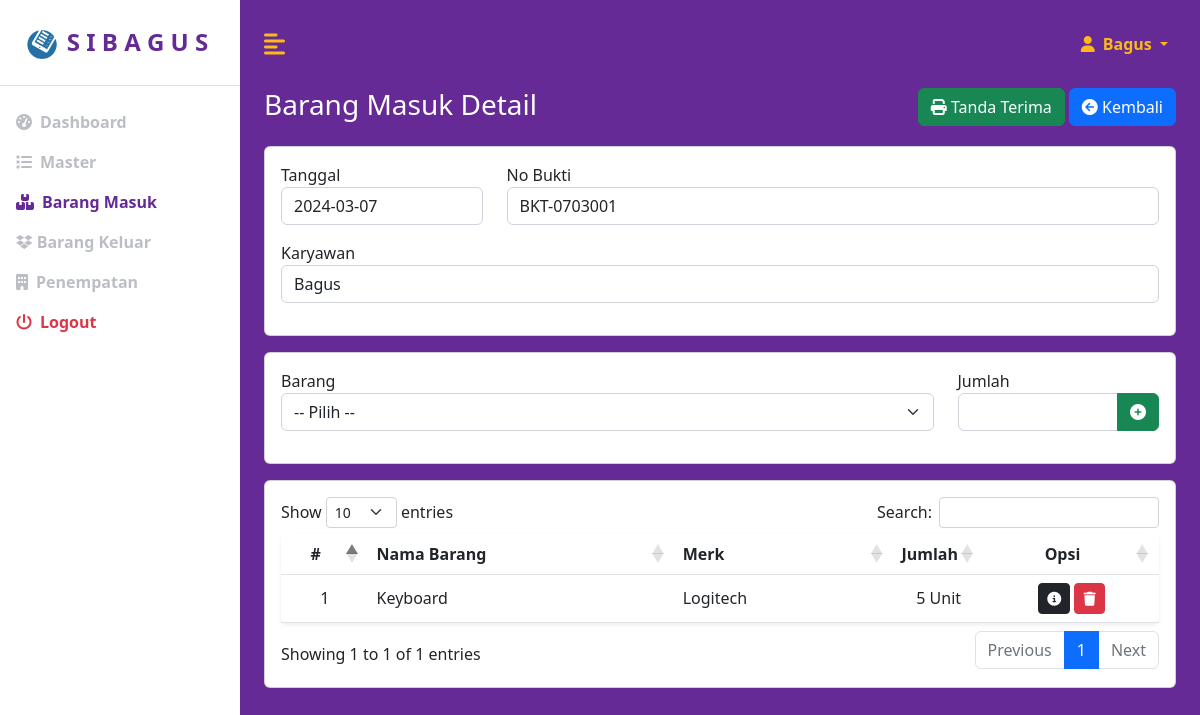
The page /index.php?page=barangmasukdetail&id=16 (signed in) on the database its author committed.
### tables this page shows
CREATE TABLE `barang_masuk` (
  `id` int(11) NOT NULL,
  `tanggal` date NOT NULL,
  `no_bukti` varchar(50) NOT NULL,
  `sumber_dana` varchar(255) DEFAULT NULL,
  `pemasok_id` int(11) DEFAULT NULL,
  `karyawan_id` int(11) NOT NULL
);

CREATE TABLE `karyawan` (
  `id` int(11) NOT NULL,
  `nama_karyawan` varchar(255) NOT NULL,
  `nomor_hp` varchar(255) NOT NULL,
  `alamat` varchar(255) NOT NULL,
  `email` varchar(255) NOT NULL,
  `password` varchar(255) NOT NULL,
  `level` varchar(255) NOT NULL
);

CREATE TABLE `barang_masuk_detail` (
  `id` int(11) NOT NULL,
  `barang_masuk_id` int(11) NOT NULL,
  `barang_id` varchar(20) NOT NULL,
  `jumlah` int(11) NOT NULL,
  `status_kode` varchar(255) NOT NULL
);

CREATE TABLE `barang` (
  `kode_barang` varchar(20) NOT NULL,
  `nama_barang` varchar(255) NOT NULL,
  `merk` varchar(255) NOT NULL,
  `tipe` varchar(255) NOT NULL,
  `qty` int(11) NOT NULL,
  `satuan` varchar(255) NOT NULL,
  `record` timestamp NOT NULL DEFAULT current_timestamp() ON UPDATE current_timestamp()
);

### pages/barangmasuk/barangmasukdetail.php (the view, shortened to what this page needs)
<div id="atas" class="row mb-3">
    <div class="col">
        <div class="row">
            <div class="col-md-6">
                <h3>Barang Masuk Detail</h3>
            </div>
            <div class="col-md-6">
                <a href="?page=barangmasukdata" class="btn btn-primary float-end">
                    <i class="fa fa-arrow-circle-left"></i> Kembali
                </a>
                <a href="report/tandaterima.php?id=<?= $_GET['id'] ?>" class="btn btn-success float-end me-1" target="_blank">
                    <i class="fa fa-print"></i> Tanda Terima
                </a>
            </div>
        </div>
    </div>
</div>
        <?php
        $id = $_GET['id'];
        $selectSQL = "SELECT BM.*, P.nama_pemasok, K.nama_karyawan FROM barang_masuk BM
            LEFT JOIN pemasok P ON BM.pemasok_id = P.id
            LEFT JOIN karyawan K ON BM.karyawan_id = K.id WHERE BM.id = $id";
        $result = mysqli_query($koneksi, $selectSQL);
        if (!$result || mysqli_num_rows($result) == 0) {
            echo "<meta http-equiv='refresh' content='0;url=?page=barangmasukdata'>";
        } else {
            $row = mysqli_fetch_assoc($result);
        }
        $selectSQLDetail = "SELECT BMD.*, B.nama_barang, B.merk, B.tipe, B.satuan
        FROM barang_masuk_detail BMD
        LEFT JOIN barang B ON BMD.barang_id = B.kode_barang
        WHERE BMD.barang_masuk_id=$id";
        $resultDetail = mysqli_query($koneksi, $selectSQLDetail);
        ?>
<div id="bawah" class="row">
    <div class="col">
        <div class="card px-3 py-3">
            <div class="row">
                <div class="col-md-3">
                    <div class="mb-3">
                        <label for="id">Tanggal</label>
                        <input type="text" class="form-control" value="<?= $row['tanggal'] ?>" readonly>
                    </div>
                </div>
                <div class="col-md-9">
                    <div class="mb-3">
                        <label for="id">No Bukti</label>
                        <input type="text" class="form-control" value="<?= $row['no_bukti'] ?>" readonly>
                    </div>
                </div>
            </div>
            <div class="row">
                <div class="col-md-12">
                    <div class="mb-3">
                        <label for="id">Karyawan </label>
                        <input type="text" class="form-control" value="<?= $row['nama_karyawan'] ?>" readonly>
                    </div>
                </div>
            </div>
        </div>
    </div>
</div>
<div id="bawah_detail" class="row mt-3">
    <div class="col">
        <div class="card px-3 py-3">
            <form action="" method="post">
                <div class="row">
                    <div class="col-md-9">
                        <div class="mb-3">
                            <label for="id">Barang</label>
                            <select class="form-select" name="barang_id" required>
                                <option value="">-- Pilih --</option>
                            </select>
                        </div>
                    </div>
                    <div class="col-md-3">
                        <div class="mb-3">
                            <label for="jumlah">Jumlah</label>
                            <div class="input-group">
                                <input type="number" id="jumlah" name="jumlah" min="1" class="form-control" required>
                                <button type="submit" name="tambah_button" class="btn btn-success"><i class="fa fa-plus-circle"></i></button>
                            </div>
                        </div>
                    </div>
                </div>
            </form>
        </div>
    </div>
</div>
<div id="tabel" class="row mt-3">
    <div class="col">
        <div class="card my-card">
            <table class="table bg-white rounded shadow-sm table-hover" id="example" width="100%">
                <thead>
                    <tr>
                        <th width="10%" class="text-center">#</th>
                        <th width="35%">Nama Barang</th>
                        <th width="25%">Merk</th>
                        <th width="10%" class="text-center">Jumlah</th>
                        <th width="20%" class="text-center">Opsi</th>
                    </tr>
                </thead>
                <tbody>
                    <?php
                    $no = 1;
                    while ($rowDetail = mysqli_fetch_assoc($resultDetail)) {
                    ?>
                        <tr class="align-middle">
                            <td class="text-center"><?= $no++ ?></td>
                            <td><?= $rowDetail['nama_barang'] ?></td>
                            <td><?= $rowDetail['merk'] ?></td>
                            <td class="text-center"><?= $rowDetail['jumlah'] . " " . $rowDetail['satuan'] ?></td>
                            <td class="text-center">
                                <div class="row">
                                    <form action="" method="post">
                                        <?php
                                        if ($rowDetail['status_kode'] == "Belum") {
                                        ?>
                                            <button type="submit" name="kode_button" class="btn btn-sm btn-dark" onclick="javascript: return confirm('Lanjut buat kode?');">
                                                <i class="fa fa-info-circle"></i>
                                            </button>
                                        <?php
                                        } else {
                                        ?>
                                            <a href="?page=barangmasukdetailkode&id=<?= $row['id'] ?>&detail_id=<?= $rowDetail['id'] ?>" class="btn btn-sm btn-success">
                                                <i class="fa fa-check"></i>
                                            </a>
                                        <?php
                                        }
                                        ?>
                                        <button type="submit" name="delete_button" class="btn btn-sm btn-danger"><i class="fa fa-trash"></i></button>
                                    </form>
                                </div>
                            </td>
                        </tr>
                    <?php
                    }
                    ?>
                </tbody>
            </table>
        </div>
    </div>
</div>

### assets/css/custom.css (style rules this page uses)
:root { --main-bg-color: #009d63; --main-text-color: #009d63; --second-text-color: #bbbec5; --second-bg-color: #c1efde; --ungu: rgb(101, 42, 149); --oren: rgb(255, 184, 26); --hijo: rgb(100, 164, 65); }
h3 { color: white; }
body { min-height: 100vh; min-height: -webkit-fill-available; }
html { height: -webkit-fill-available; }
.my-card { padding: 1rem 1rem; }

### rows shown on the page
barang_masuk: tanggal "2024-03-07", no_bukti "BKT-0703001", karyawan.nama_karyawan "Bagus"
barang_masuk_detail: barang.nama_barang "Keyboard", barang.merk "Logitech", jumlah "5", barang.satuan "Unit", status_kode "Belum" (drawn)

### other values the page prints
$_SESSION["nama_karyawan"] "Bagus"
